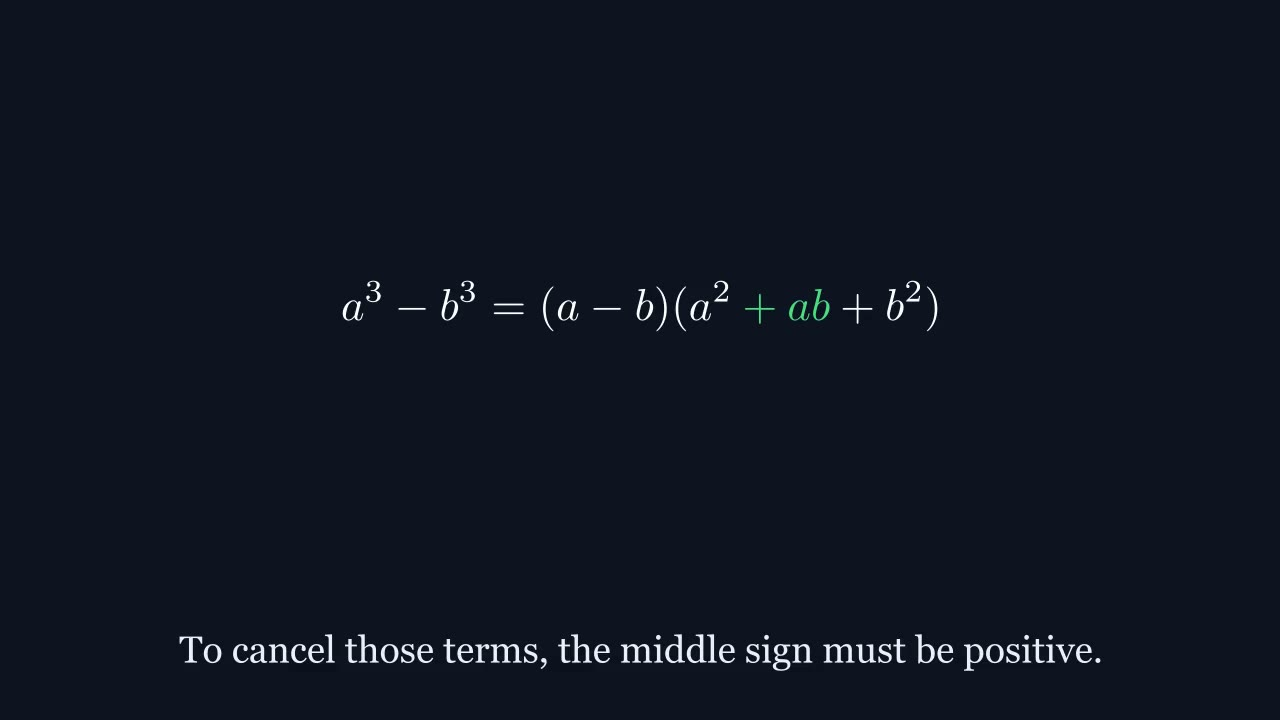

This chart was generated by the following Python code:
from manim import *
from progresso_manim import *

class ExplainerScene(ProgressoScene):
    def construct(self):
        # Scene 1: Initial (incorrect) formula
        self.caption("Does a^3 - b^3 factorize like this?")
        eq1 = MathTex(r"a^3 - b^3 = (a - b)(a^2 ", r"- ab", r" + b^2)")
        eq1[1].set_color(HILITE)
        formula1 = fit(eq1).move_to(CONTENT_CENTER)
        self.play(Write(formula1))
        self.play(Indicate(eq1[1], color=HILITE))
        self.wait(6)

        # Scene 2: Expansion process
        self.clear_content()
        self.caption("Let's test it. If we expand these brackets, do we get back to the start?")
        top_expr = MathTex(r"(a - b)(a^2 - ab + b^2)")
        expansion = MathTex(r"a^3 - a^2b + ab^2 - a^2b + ab^2 - b^3", font_size=40)
        group2 = VGroup(top_expr, expansion).arrange(DOWN, buff=1)
        fit(group2).move_to(CONTENT_CENTER)
        
        self.play(Write(top_expr))
        self.wait(2)
        # Showing distribution steps
        self.play(Write(expansion))
        self.wait(10)

        # Scene 3: Showing it's wrong
        self.clear_content()
        self.caption("The middle terms don't cancel! This formula is incorrect.")
        wrong_sum = MathTex(r"a^3 - 2a^2b + 2ab^2 - b^3")
        not_equal = MathTex(r"\neq a^3 - b^3", color=WRONG)
        group3 = VGroup(wrong_sum, not_equal).arrange(DOWN, buff=0.5)
        fit(group3).move_to(CONTENT_CENTER)
        
        self.play(Write(wrong_sum))
        self.wait(2)
        self.play(Write(not_equal))
        
        big_x = Cross(group3, stroke_color=WRONG, stroke_width=10)
        self.play(Create(big_x))
        self.wait(6)

        # Scene 4: Correcting the sign
        self.clear_content()
        self.caption("To cancel those terms, the middle sign must be positive.")
        correct_eq = MathTex(r"a^3 - b^3 = (a - b)(a^2 ", r"+ ab", r" + b^2)")
        correct_eq[1].set_color(CORRECT)
        fit(correct_eq).move_to(CONTENT_CENTER)
        
        self.play(Write(correct_eq))
        self.play(Indicate(correct_eq[1], color=CORRECT))
        self.wait(8)

        # Scene 5: Verifying the correct expansion
        self.clear_content()
        self.caption("Now, the expansion works perfectly.")
        exp2 = MathTex(r"a^3", r"+ a^2b", r"+ ab^2", r"- a^2b", r"- ab^2", r"- b^3")
        final_res = MathTex(r"a^3 - b^3")
        group5 = VGroup(exp2, final_res).arrange(DOWN, buff=1)
        fit(group5).move_to(CONTENT_CENTER)
        
        self.play(Write(exp2))
        self.wait(2)
        
        # Strikethroughs for cancellation
        line1 = Line(exp2[1].get_left(), exp2[1].get_right(), color=HILITE)
        line2 = Line(exp2[3].get_left(), exp2[3].get_right(), color=HILITE)
        line3 = Line(exp2[2].get_left(), exp2[2].get_right(), color=HILITE)
        line4 = Line(exp2[4].get_left(), exp2[4].get_right(), color=HILITE)
        
        self.play(Create(line1), Create(line2))
        self.wait(1.5)
        self.play(Create(line3), Create(line4))
        self.wait(2)
        
        self.play(Write(final_res))
        self.wait(8)

        # Scene 6: Numerical Example
        self.clear_content()
        self.caption("Example: Factorize x^3 - 27")
        ex1 = MathTex(r"x^3 - 3^3")
        ex2 = MathTex(r"(x - 3)(x^2 + (x)(3) + 3^2)")
        ex3 = MathTex(r"(x - 3)(x^2 + 3x + 9)", color=ACCENT)
        group6 = VGroup(ex1, ex2, ex3).arrange(DOWN, buff=0.6)
        fit(group6).move_to(CONTENT_CENTER)
        
        self.play(Write(ex1))
        self.wait(2)
        self.play(Write(ex2))
        self.wait(3)
        self.play(Write(ex3))
        self.wait(7)

        # Scene 7: Takeaway summary
        self.clear_content()
        self.caption("Takeaway: In a^3 - b^3, the signs are (minus) then (plus).")
        final_formula = MathTex(r"a^3 - b^3 = (a ", r"-", r" b)(a^2 ", r"+", r" ab + b^2)")
        final_formula[1].set_color(HILITE)
        final_formula[3].set_color(HILITE)
        
        box = SurroundingRectangle(final_formula, color=CORRECT, buff=0.4)
        group7 = VGroup(final_formula, box)
        fit(group7).move_to(CONTENT_CENTER)
        
        self.play(Write(final_formula))
        self.play(Create(box))
        self.play(Indicate(final_formula[1]), Indicate(final_formula[3]))
        self.wait(5)
